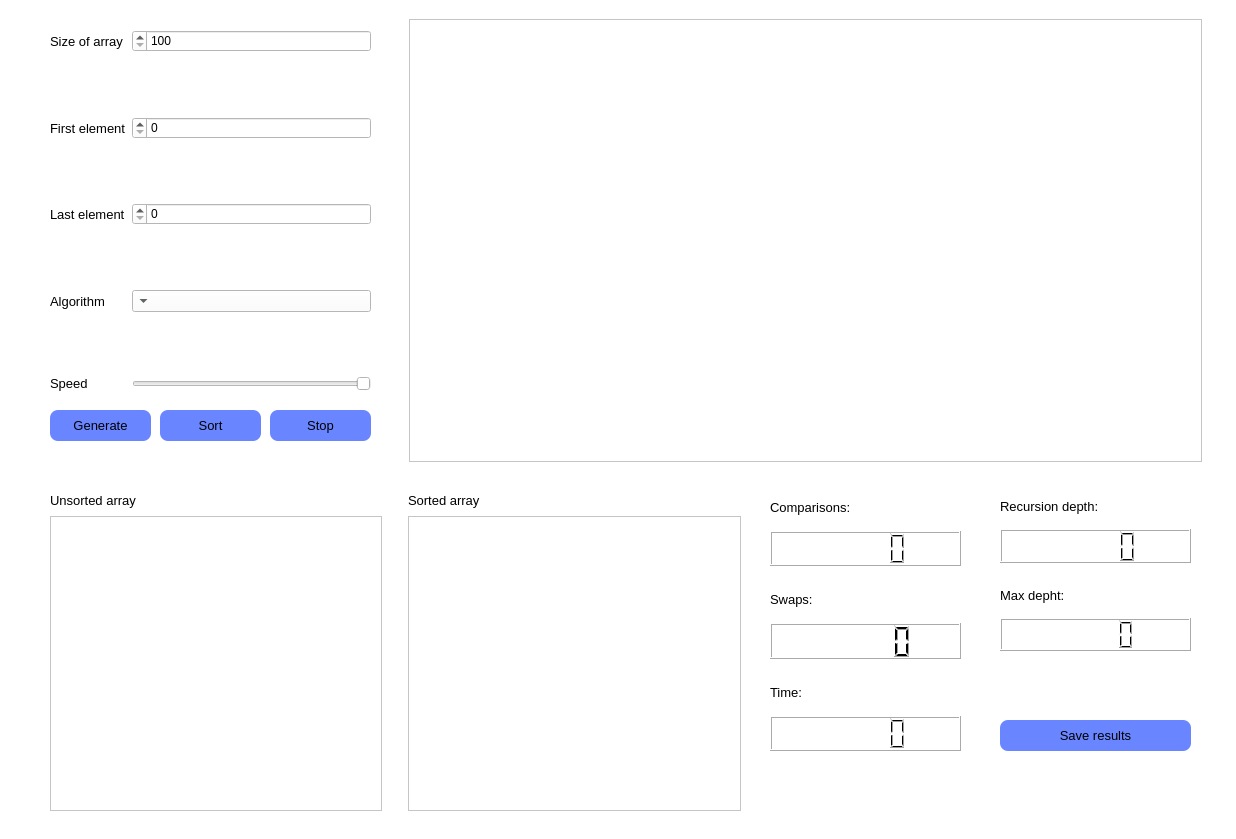
<?xml version="1.0" encoding="UTF-8"?>
<ui version="4.0">
 <class>MainWindow</class>
 <widget class="QMainWindow" name="MainWindow">
  <property name="geometry">
   <rect>
    <x>0</x>
    <y>0</y>
    <width>1236</width>
    <height>839</height>
   </rect>
  </property>
  <property name="minimumSize">
   <size>
    <width>60</width>
    <height>120</height>
   </size>
  </property>
  <property name="baseSize">
   <size>
    <width>5</width>
    <height>5</height>
   </size>
  </property>
  <property name="font">
   <font>
    <pointsize>8</pointsize>
   </font>
  </property>
  <property name="windowTitle">
   <string>MainWindow</string>
  </property>
  <property name="layoutDirection">
   <enum>Qt::RightToLeft</enum>
  </property>
  <property name="styleSheet">
   <string notr="true">background-color:rgb(255, 255, 255)</string>
  </property>
  <widget class="QWidget" name="centralwidget">
   <widget class="QWidget" name="formLayoutWidget">
    <property name="geometry">
     <rect>
      <x>50</x>
      <y>30</y>
      <width>321</width>
      <height>361</height>
     </rect>
    </property>
    <layout class="QGridLayout" name="gridLayout">
     <item row="13" column="0">
      <widget class="QSlider" name="horizontalSlider">
       <property name="orientation">
        <enum>Qt::Horizontal</enum>
       </property>
      </widget>
     </item>
     <item row="10" column="0">
      <widget class="QComboBox" name="comboBox">
       <property name="styleSheet">
        <string notr="true">color:rgb(0, 15, 0);
color-back-ground:rgb(126, 255, 245);
</string>
       </property>
      </widget>
     </item>
     <item row="0" column="0">
      <widget class="QSpinBox" name="spinBox_Size">
       <property name="styleSheet">
        <string notr="true">color:rgb(0, 0, 0);</string>
       </property>
       <property name="minimum">
        <number>100</number>
       </property>
       <property name="maximum">
        <number>50000</number>
       </property>
       <property name="value">
        <number>100</number>
       </property>
      </widget>
     </item>
     <item row="5" column="0">
      <spacer name="verticalSpacer">
       <property name="orientation">
        <enum>Qt::Vertical</enum>
       </property>
       <property name="sizeHint" stdset="0">
        <size>
         <width>20</width>
         <height>40</height>
        </size>
       </property>
      </spacer>
     </item>
     <item row="3" column="0">
      <widget class="QSpinBox" name="spinBox_limitA">
       <property name="styleSheet">
        <string notr="true">color:rgb(0, 0, 0);</string>
       </property>
       <property name="minimum">
        <number>0</number>
       </property>
       <property name="maximum">
        <number>50000</number>
       </property>
       <property name="value">
        <number>0</number>
       </property>
      </widget>
     </item>
     <item row="2" column="0">
      <spacer name="verticalSpacer_2">
       <property name="orientation">
        <enum>Qt::Vertical</enum>
       </property>
       <property name="sizeHint" stdset="0">
        <size>
         <width>20</width>
         <height>40</height>
        </size>
       </property>
      </spacer>
     </item>
     <item row="6" column="0">
      <widget class="QSpinBox" name="spinBox_limitB">
       <property name="styleSheet">
        <string notr="true">color:rgb(0, 0, 0);</string>
       </property>
       <property name="minimum">
        <number>0</number>
       </property>
       <property name="maximum">
        <number>50000</number>
       </property>
       <property name="value">
        <number>0</number>
       </property>
      </widget>
     </item>
     <item row="0" column="1">
      <widget class="QLabel" name="labelSize">
       <property name="font">
        <font>
         <pointsize>10</pointsize>
         <weight>50</weight>
         <italic>false</italic>
         <bold>false</bold>
        </font>
       </property>
       <property name="styleSheet">
        <string notr="true">color:rgb(0,0,0);</string>
       </property>
       <property name="text">
        <string>Size of array</string>
       </property>
      </widget>
     </item>
     <item row="3" column="1">
      <widget class="QLabel" name="labelBorderA">
       <property name="font">
        <font>
         <pointsize>10</pointsize>
         <weight>50</weight>
         <italic>false</italic>
         <bold>false</bold>
        </font>
       </property>
       <property name="styleSheet">
        <string notr="true">color:rgb(0,0,0);</string>
       </property>
       <property name="text">
        <string>First element</string>
       </property>
      </widget>
     </item>
     <item row="6" column="1">
      <widget class="QLabel" name="labelBorderB">
       <property name="font">
        <font>
         <pointsize>10</pointsize>
         <weight>50</weight>
         <italic>false</italic>
         <bold>false</bold>
        </font>
       </property>
       <property name="styleSheet">
        <string notr="true">color:rgb(0,0,0);</string>
       </property>
       <property name="text">
        <string>Last element</string>
       </property>
      </widget>
     </item>
     <item row="8" column="0">
      <spacer name="verticalSpacer_3">
       <property name="orientation">
        <enum>Qt::Vertical</enum>
       </property>
       <property name="sizeHint" stdset="0">
        <size>
         <width>20</width>
         <height>40</height>
        </size>
       </property>
      </spacer>
     </item>
     <item row="10" column="1">
      <widget class="QLabel" name="AlgoLabel">
       <property name="font">
        <font>
         <pointsize>10</pointsize>
         <weight>50</weight>
         <italic>false</italic>
         <bold>false</bold>
        </font>
       </property>
       <property name="styleSheet">
        <string notr="true">color:rgb(0,0,0);</string>
       </property>
       <property name="text">
        <string>Algorithm</string>
       </property>
      </widget>
     </item>
     <item row="13" column="1">
      <widget class="QLabel" name="SpeedBtn">
       <property name="font">
        <font>
         <pointsize>10</pointsize>
         <weight>50</weight>
         <italic>false</italic>
         <bold>false</bold>
        </font>
       </property>
       <property name="styleSheet">
        <string notr="true">color:rgb(0,0,0);</string>
       </property>
       <property name="text">
        <string>Speed</string>
       </property>
      </widget>
     </item>
     <item row="11" column="0">
      <spacer name="verticalSpacer_4">
       <property name="orientation">
        <enum>Qt::Vertical</enum>
       </property>
       <property name="sizeHint" stdset="0">
        <size>
         <width>20</width>
         <height>40</height>
        </size>
       </property>
      </spacer>
     </item>
    </layout>
   </widget>
   <widget class="QFrame" name="PlotFrame">
    <property name="geometry">
     <rect>
      <x>400</x>
      <y>10</y>
      <width>811</width>
      <height>461</height>
     </rect>
    </property>
    <layout class="QVBoxLayout" name="verticalLayout">
     <item>
      <widget class="QScrollArea" name="scrollArea">
       <property name="widgetResizable">
        <bool>true</bool>
       </property>
       <widget class="QWidget" name="scrollAreaWidgetContents">
        <property name="geometry">
         <rect>
          <x>0</x>
          <y>0</y>
          <width>787</width>
          <height>437</height>
         </rect>
        </property>
       </widget>
      </widget>
     </item>
    </layout>
   </widget>
   <widget class="QPushButton" name="StartBtn">
    <property name="geometry">
     <rect>
      <x>160</x>
      <y>410</y>
      <width>101</width>
      <height>31</height>
     </rect>
    </property>
    <property name="font">
     <font>
      <pointsize>10</pointsize>
     </font>
    </property>
    <property name="mouseTracking">
     <bool>false</bool>
    </property>
    <property name="styleSheet">
     <string notr="true">QPushButton{
background-color:rgb(105, 133, 255);
border-style:outset;
border-with:2px;
border-radius:8px;
}
QPushButton:pressed{
 background-color:rgb(85, 120, 250);
}
</string>
    </property>
    <property name="text">
     <string>Sort</string>
    </property>
   </widget>
   <widget class="QPushButton" name="SaveBtn">
    <property name="enabled">
     <bool>true</bool>
    </property>
    <property name="geometry">
     <rect>
      <x>1000</x>
      <y>720</y>
      <width>191</width>
      <height>31</height>
     </rect>
    </property>
    <property name="font">
     <font>
      <pointsize>10</pointsize>
     </font>
    </property>
    <property name="mouseTracking">
     <bool>false</bool>
    </property>
    <property name="styleSheet">
     <string notr="true">QPushButton{
background-color:rgb(105, 133, 255);
border-style:outset;
border-with:2px;
border-radius:8px;
}
QPushButton:pressed{
 background-color:rgb(85, 120, 250);
}
</string>
    </property>
    <property name="text">
     <string>Save results</string>
    </property>
   </widget>
   <widget class="QWidget" name="formLayoutWidget_2">
    <property name="geometry">
     <rect>
      <x>50</x>
      <y>490</y>
      <width>691</width>
      <height>321</height>
     </rect>
    </property>
    <layout class="QGridLayout" name="gridLayout_2">
     <item row="0" column="1">
      <spacer name="horizontalSpacer">
       <property name="orientation">
        <enum>Qt::Horizontal</enum>
       </property>
       <property name="sizeType">
        <enum>QSizePolicy::Minimum</enum>
       </property>
       <property name="sizeHint" stdset="0">
        <size>
         <width>20</width>
         <height>20</height>
        </size>
       </property>
      </spacer>
     </item>
     <item row="1" column="2">
      <widget class="QScrollArea" name="scrollArea_2">
       <property name="widgetResizable">
        <bool>true</bool>
       </property>
       <widget class="QWidget" name="scrollAreaWidgetContents_2">
        <property name="geometry">
         <rect>
          <x>0</x>
          <y>0</y>
          <width>325</width>
          <height>289</height>
         </rect>
        </property>
       </widget>
      </widget>
     </item>
     <item row="0" column="2">
      <widget class="QLabel" name="UnordArrLabel">
       <property name="font">
        <font>
         <pointsize>10</pointsize>
        </font>
       </property>
       <property name="text">
        <string>Unsorted array</string>
       </property>
      </widget>
     </item>
     <item row="0" column="0">
      <widget class="QLabel" name="SortArrayLabel">
       <property name="font">
        <font>
         <pointsize>10</pointsize>
        </font>
       </property>
       <property name="text">
        <string>Sorted array</string>
       </property>
      </widget>
     </item>
     <item row="1" column="0">
      <widget class="QScrollArea" name="scrollArea_3">
       <property name="widgetResizable">
        <bool>true</bool>
       </property>
       <widget class="QWidget" name="scrollAreaWidgetContents_3">
        <property name="geometry">
         <rect>
          <x>0</x>
          <y>0</y>
          <width>326</width>
          <height>289</height>
         </rect>
        </property>
       </widget>
      </widget>
     </item>
    </layout>
   </widget>
   <widget class="QWidget" name="verticalLayoutWidget_2">
    <property name="geometry">
     <rect>
      <x>770</x>
      <y>490</y>
      <width>191</width>
      <height>261</height>
     </rect>
    </property>
    <layout class="QVBoxLayout" name="verticalLayout_3">
     <item>
      <widget class="QLabel" name="label_2">
       <property name="font">
        <font>
         <pointsize>10</pointsize>
        </font>
       </property>
       <property name="text">
        <string>Сomparisons:</string>
       </property>
       <property name="alignment">
        <set>Qt::AlignLeading|Qt::AlignLeft|Qt::AlignVCenter</set>
       </property>
      </widget>
     </item>
     <item>
      <widget class="QLCDNumber" name="lcdNumber"/>
     </item>
     <item>
      <spacer name="verticalSpacer_9">
       <property name="orientation">
        <enum>Qt::Vertical</enum>
       </property>
       <property name="sizeType">
        <enum>QSizePolicy::Fixed</enum>
       </property>
       <property name="sizeHint" stdset="0">
        <size>
         <width>10</width>
         <height>10</height>
        </size>
       </property>
      </spacer>
     </item>
     <item>
      <widget class="QLabel" name="label_3">
       <property name="font">
        <font>
         <pointsize>10</pointsize>
        </font>
       </property>
       <property name="text">
        <string>Swaps:</string>
       </property>
       <property name="alignment">
        <set>Qt::AlignLeading|Qt::AlignLeft|Qt::AlignVCenter</set>
       </property>
      </widget>
     </item>
     <item>
      <widget class="QLCDNumber" name="lcdNumber_2"/>
     </item>
     <item>
      <spacer name="verticalSpacer_12">
       <property name="orientation">
        <enum>Qt::Vertical</enum>
       </property>
       <property name="sizeType">
        <enum>QSizePolicy::Fixed</enum>
       </property>
       <property name="sizeHint" stdset="0">
        <size>
         <width>10</width>
         <height>10</height>
        </size>
       </property>
      </spacer>
     </item>
     <item>
      <widget class="QLabel" name="labelTime">
       <property name="font">
        <font>
         <pointsize>10</pointsize>
        </font>
       </property>
       <property name="text">
        <string>Time:</string>
       </property>
       <property name="alignment">
        <set>Qt::AlignLeading|Qt::AlignLeft|Qt::AlignVCenter</set>
       </property>
      </widget>
     </item>
     <item>
      <widget class="QLCDNumber" name="lcdTime"/>
     </item>
    </layout>
   </widget>
   <widget class="QWidget" name="verticalLayoutWidget_3">
    <property name="geometry">
     <rect>
      <x>1000</x>
      <y>490</y>
      <width>191</width>
      <height>161</height>
     </rect>
    </property>
    <layout class="QVBoxLayout" name="verticalLayout_4">
     <item>
      <widget class="QLabel" name="labelRecursion">
       <property name="font">
        <font>
         <pointsize>10</pointsize>
        </font>
       </property>
       <property name="text">
        <string>Recursion depth:</string>
       </property>
       <property name="alignment">
        <set>Qt::AlignLeading|Qt::AlignLeft|Qt::AlignVCenter</set>
       </property>
      </widget>
     </item>
     <item>
      <widget class="QLCDNumber" name="lcdRec"/>
     </item>
     <item>
      <spacer name="verticalSpacer_10">
       <property name="orientation">
        <enum>Qt::Vertical</enum>
       </property>
       <property name="sizeType">
        <enum>QSizePolicy::Fixed</enum>
       </property>
       <property name="sizeHint" stdset="0">
        <size>
         <width>10</width>
         <height>10</height>
        </size>
       </property>
      </spacer>
     </item>
     <item>
      <widget class="QLabel" name="labelMaxDepth">
       <property name="font">
        <font>
         <pointsize>10</pointsize>
        </font>
       </property>
       <property name="text">
        <string>Max depht:</string>
       </property>
       <property name="alignment">
        <set>Qt::AlignLeading|Qt::AlignLeft|Qt::AlignVCenter</set>
       </property>
      </widget>
     </item>
     <item>
      <widget class="QLCDNumber" name="lcdMaxD"/>
     </item>
    </layout>
   </widget>
   <widget class="QPushButton" name="GenerationBtn">
    <property name="geometry">
     <rect>
      <x>50</x>
      <y>410</y>
      <width>101</width>
      <height>31</height>
     </rect>
    </property>
    <property name="font">
     <font>
      <pointsize>10</pointsize>
     </font>
    </property>
    <property name="mouseTracking">
     <bool>false</bool>
    </property>
    <property name="styleSheet">
     <string notr="true">QPushButton{
background-color:rgb(105, 133, 255);
border-style:outset;
border-with:2px;
border-radius:8px;
}
QPushButton:pressed{
 background-color:rgb(85, 120, 250);
}
</string>
    </property>
    <property name="text">
     <string>Generate</string>
    </property>
   </widget>
   <widget class="QPushButton" name="StopBtn">
    <property name="geometry">
     <rect>
      <x>270</x>
      <y>410</y>
      <width>101</width>
      <height>31</height>
     </rect>
    </property>
    <property name="font">
     <font>
      <pointsize>10</pointsize>
     </font>
    </property>
    <property name="mouseTracking">
     <bool>false</bool>
    </property>
    <property name="styleSheet">
     <string notr="true">QPushButton{
background-color:rgb(105, 133, 255);
border-style:outset;
border-with:2px;
border-radius:8px;
}
QPushButton:pressed{
 background-color:rgb(85, 120, 250);
}
</string>
    </property>
    <property name="text">
     <string>Stop</string>
    </property>
   </widget>
  </widget>
  <widget class="QStatusBar" name="statusbar"/>
 </widget>
 <resources/>
 <connections/>
</ui>
